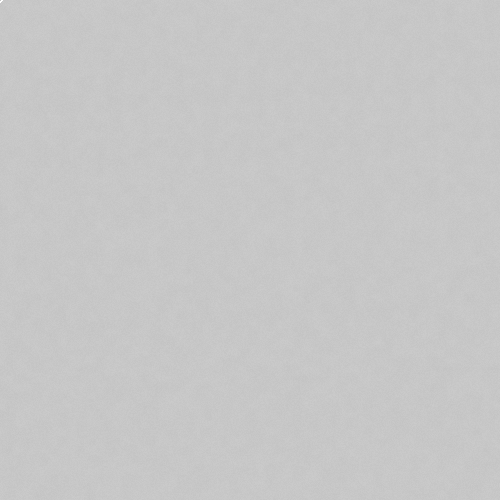
Frame 1 (no input)
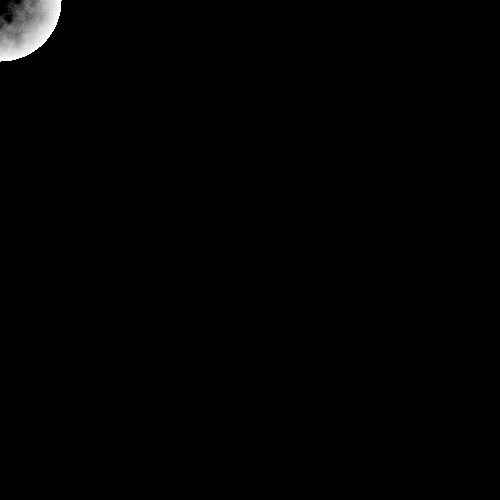
Frame 60 (the mouse pressed at the canvas centre just before this capture)
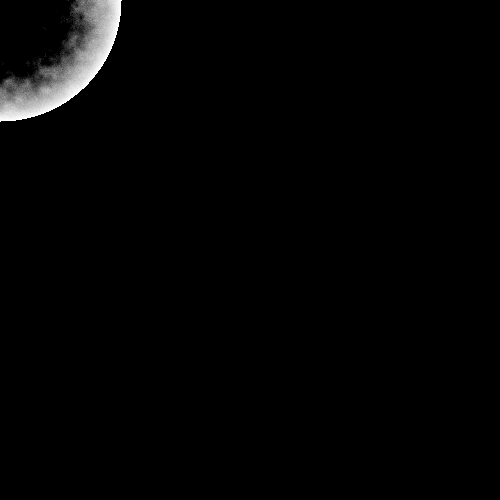
Frame 120 (the mouse held since frame 60 and released just before this capture)

The Processing sketch that drew these frames (run headless with seeded random() and noise(); from frame 60 on, the mouse is pressed at the canvas centre):

// Processing sketch: Nova
// ── Nova.pde
int x,y,f,c,n=500;float a,b,d;
void setup(){size(500,500);}
void draw(){f++;
for(x=0;x<n;x++)
for(y=0;y<n;y++){d=dist(x,y,a,b);c=-1;
if(d<f|d>f+1)c=color(red(get(x,y))-noise(x/9f,y/9f)*5-random(5));set(x,y,c);}
if(f>n){f=0;a=random(99,400);b=random(99,400);circle(a,b,50);}}//#p5t
